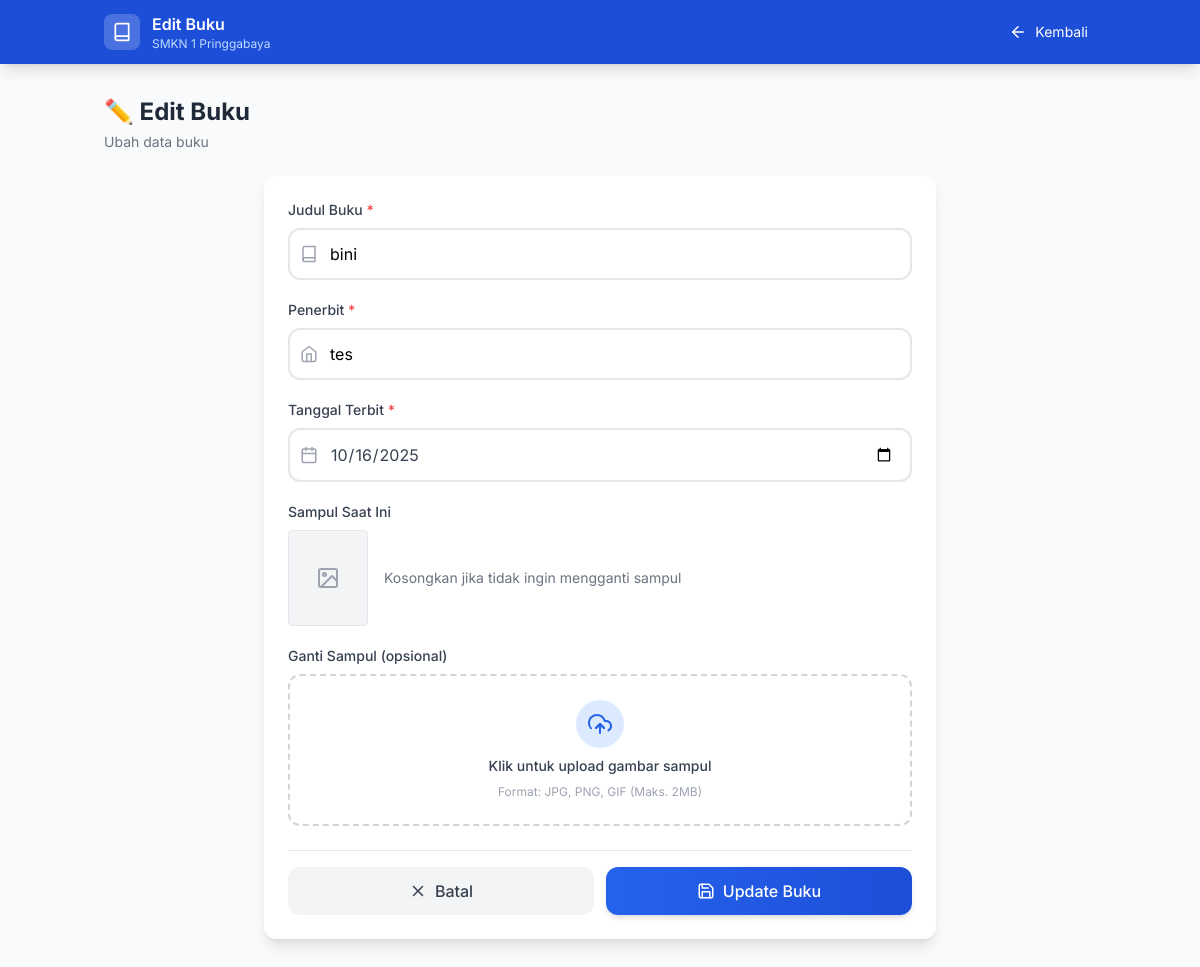
/input/input_buku.php?id_buku=8 (signed in), run on the app's committed database.
### tables this page shows
CREATE TABLE `buku` (
  `id_buku` int(11) NOT NULL,
  `judul` varchar(50) NOT NULL,
  `penerbit` varchar(50) NOT NULL,
  `tggl_terbit` date NOT NULL,
  `sampul` varchar(50) NOT NULL
);

### input/input_buku.php (the view, shortened to what this page needs)
<?php
require '../config/koneksi.php';
$id_buku = '';
$judul = '';
$penerbit = '';
$tanggal = '';
$sampul_lama = '';
if (isset($_GET['id_buku'])) {
    $id_buku = $_GET['id_buku'];
    $sql = mysqli_query($conn, "SELECT * FROM buku WHERE id_buku='$id_buku'");
    $data = mysqli_fetch_assoc($sql);
    if ($data) {
        $judul = $data['judul'];
        $penerbit = $data['penerbit'];
        $tanggal = $data['tggl_terbit'];
        $sampul_lama = $data['sampul'];
    }
}
?>
<!DOCTYPE html>
<html lang="id">
<head>
    <script src="https://cdn.tailwindcss.com"></script>
</head>
<body class="bg-gray-50 min-h-screen">
    <nav class="bg-blue-700 shadow-lg sticky top-0 z-50">
        <div class="container mx-auto px-4">
            <div class="flex items-center justify-between h-16">
                <div class="flex items-center space-x-3">
                    <div class="bg-white/20 p-2 rounded-lg">
                        <i data-feather="book" class="text-white" width="20" height="20"></i>
                    </div>
                    <div>
                        <span class="font-semibold text-white">
                            <?= empty($id_buku) ? 'Tambah Buku Baru' : 'Edit Buku' ?>
                        </span>
                        <p class="text-xs text-blue-200">SMKN 1 Pringgabaya</p>
                    </div>
                </div>
                <div class="flex items-center space-x-3">
                    <a href="../admin/perpustakawan.php" class="p-2 hover:bg-white/20 rounded-lg transition-colors flex items-center gap-2">
                        <i data-feather="arrow-left" class="text-white" width="18" height="18"></i>
                        <span class="text-white text-sm hidden md:inline">Kembali</span>
                    </a>
                </div>
            </div>
        </div>
    </nav>
    <div class="container mx-auto px-4 py-8">
        <div class="mb-6">
            <h2 class="text-2xl font-bold text-gray-800">
                <?= empty($id_buku) ? '➕ Tambah Buku' : '✏️ Edit Buku' ?>
            </h2>
            <p class="text-sm text-gray-500 mt-1">
                <?= empty($id_buku) ? 'Isi data buku dengan lengkap' : 'Ubah data buku' ?>
            </p>
        </div>
        <div class="bg-white rounded-xl shadow-lg max-w-2xl mx-auto">
            <div class="p-6">
                <form method="post" enctype="multipart/form-data">
                    <div class="mb-5">
                        <label class="block text-sm font-medium text-gray-700 mb-2" for="judul">
                            Judul Buku <span class="text-red-500">*</span>
                        </label>
                        <div class="relative">
                            <div class="absolute inset-y-0 left-0 pl-3 flex items-center pointer-events-none">
                            </div>
                            <input
                                type="text"
                                name="judul"
                                id="judul"
                                value="<?= htmlspecialchars($judul) ?>"
                                class="w-full pl-10 pr-4 py-3 border-2 border-gray-200 rounded-xl focus:outline-none focus:border-blue-500 focus:ring-2 focus:ring-blue-200 transition-all"
                                placeholder="Masukkan judul buku"
                                required>
                        </div>
                    </div>
                    <div class="mb-5">
                        <label class="block text-sm font-medium text-gray-700 mb-2" for="penerbit">
                            Penerbit <span class="text-red-500">*</span>
                        </label>
                        <div class="relative">
                            <div class="absolute inset-y-0 left-0 pl-3 flex items-center pointer-events-none">
                            </div>
                            <input
                                type="text"
                                name="penerbit"
                                id="penerbit"
                                value="<?= htmlspecialchars($penerbit) ?>"
                                class="w-full pl-10 pr-4 py-3 border-2 border-gray-200 rounded-xl focus:outline-none focus:border-blue-500 focus:ring-2 focus:ring-blue-200 transition-all"
                                placeholder="Masukkan nama penerbit"
                                required>
                        </div>
                    </div>
                    <div class="mb-5">
                        <label class="block text-sm font-medium text-gray-700 mb-2" for="tanggal">
                            Tanggal Terbit <span class="text-red-500">*</span>
                        </label>
                        <div class="relative">
                            <div class="absolute inset-y-0 left-0 pl-3 flex items-center pointer-events-none">
                            </div>
                            <input
                                type="date"
                                name="tanggal"
                                id="tanggal"
                                value="<?= $tanggal ?>"
                                class="w-full pl-10 pr-4 py-3 border-2 border-gray-200 rounded-xl focus:outline-none focus:border-blue-500 focus:ring-2 focus:ring-blue-200 transition-all text-gray-700"
                                required>
                        </div>
                    </div>
                    <?php if (!empty($id_buku) && !empty($sampul_lama)): ?>
                        <div class="mb-5">
                            <label class="block text-sm font-medium text-gray-700 mb-2">Sampul Saat Ini</label>
                            <div class="flex items-center gap-4">
                                <div class="w-20 h-24 bg-gray-100 rounded overflow-hidden border">
                                    <?php if (file_exists("../uploads/" . $sampul_lama)): ?>
                                        <img src="../uploads/<?= $sampul_lama ?>" class="w-full h-full object-cover">
                                    <?php else: ?>
                                        <div class="w-full h-full flex items-center justify-center">
                                            <i data-feather="image" class="text-gray-400"></i>
                                        </div>
                                    <?php endif; ?>
                                </div>
                                <p class="text-sm text-gray-500">Kosongkan jika tidak ingin mengganti sampul</p>
                            </div>
                        </div>
                    <?php endif; ?>
                    <div class="mb-6">
                        <label class="block text-sm font-medium text-gray-700 mb-2" for="sampul">
                            <?= empty($id_buku) ? 'Sampul Buku' : 'Ganti Sampul (opsional)' ?>
                        </label>
                        <div class="border-2 border-dashed border-gray-300 rounded-xl p-6 text-center hover:border-blue-500 transition-colors cursor-pointer" id="uploadArea">
                            <div class="flex flex-col items-center gap-2">
                                <div class="bg-blue-100 p-3 rounded-full">
                                    <i data-feather="upload-cloud" class="text-blue-600" width="24" height="24"></i>
                                </div>
                                <p class="text-sm font-medium text-gray-700">Klik untuk upload gambar sampul</p>
                                <p class="text-xs text-gray-400">Format: JPG, PNG, GIF (Maks. 2MB)</p>
                            </div>
                        </div>
                    </div>
                    <div class="flex gap-3 pt-4 border-t border-gray-200">
                        <a href="../admin/perpustakawan.php" class="flex-1 bg-gray-100 hover:bg-gray-200 text-gray-700 font-medium py-3 px-4 rounded-xl transition-colors flex items-center justify-center gap-2">
                            <i data-feather="x" width="18" height="18"></i>
                            Batal
                        </a>
                        <button type="submit" name="simpan" class="flex-1 bg-gradient-to-r from-blue-600 to-blue-700 hover:from-blue-700 hover:to-blue-800 text-white font-medium py-3 px-4 rounded-xl transition-all transform hover:scale-[1.02] shadow-md flex items-center justify-center gap-2">
                            <i data-feather="save" width="18" height="18"></i>
                            <?= empty($id_buku) ? 'Simpan Buku' : 'Update Buku' ?>
                        </button>
                    </div>
                </form>
            </div>
        </div>
    </div>
</body>
</html>

### input/input_buku.php (style rules this page uses)
body { font-family: 'Inter', sans-serif; }

### data on the page
buku: judul "bini", penerbit "tes", tanggal "10/16/2025"
